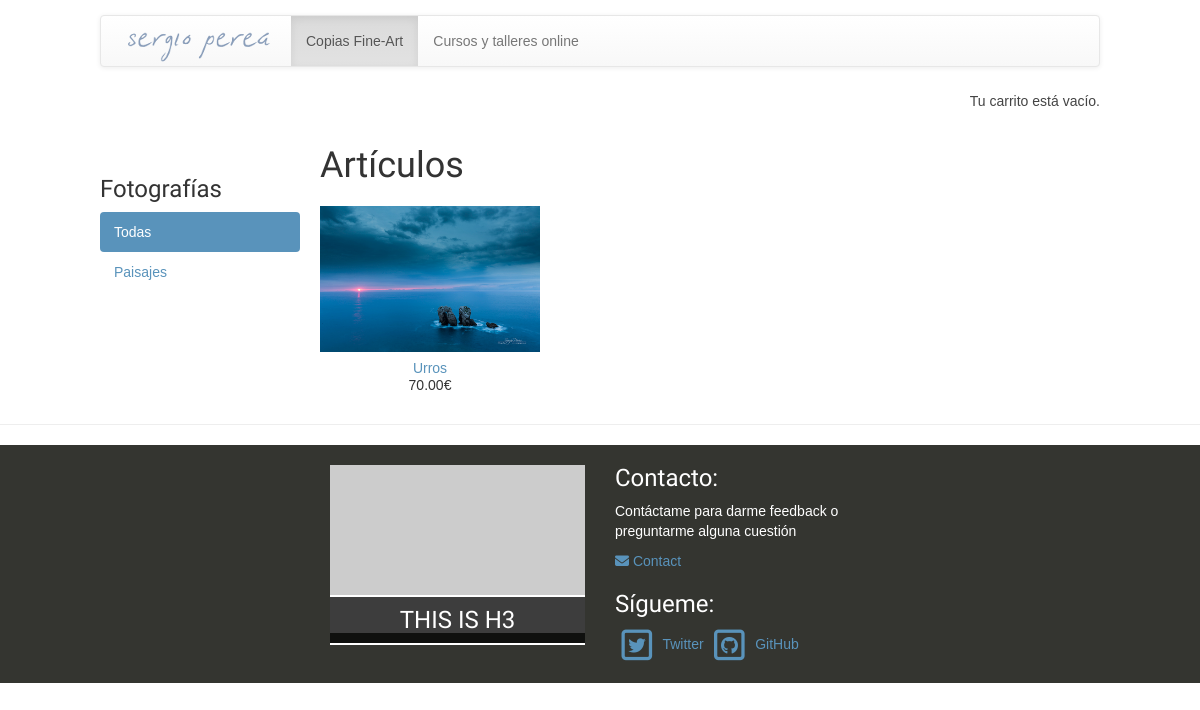
The page / on the database its author committed.
### shop/models.py (models this page shows, shortened)
class Category(models.Model):
    name = models.CharField(max_length=200, db_index=True)
    slug = models.SlugField(max_length=200, db_index=True, unique=True)
    class Meta:
        ordering = ('name',)
        verbose_name = 'category'
        verbose_name_plural = 'categories'
    def get_absolute_url(self):
        return reverse('shop:product_list_by_category', args=[self.slug])

class Product(models.Model):
    category = models.ForeignKey(Category, related_name='products')
    size = models.ForeignKey(ProductSize, related_name='products')
    name = models.CharField(max_length=200, db_index=True)
    slug = models.SlugField(max_length=200, db_index=True)
    image = models.ImageField(upload_to='products/%Y/%m/%d', blank=True)
    description = models.TextField(blank=True)
    price = models.DecimalField(max_digits=10, decimal_places=2)
    stock = models.PositiveIntegerField()
    available = models.BooleanField(default=True)
    created = models.DateTimeField(auto_now_add=True)
    updated = models.DateTimeField(auto_now=True)
    class Meta:
        ordering = ('-created',)
        index_together = (('id', 'slug'),)
    def get_absolute_url(self):
        return reverse('shop:product_detail', args=[self.id, self.slug])

### shop/views.py (the view)
# urls.py: url(r'^$', views.product_list, name='product_list'),
def product_list(request, category_slug=None):
    category = None
    categories = Category.objects.all()
    products = Product.objects.filter(available=True)
    if category_slug:
        category = get_object_or_404(Category, slug=category_slug)
        products = products.filter(category=category)
    return render(request, 'shop/product/list.html', {'category': category,
                                                      'categories': categories,
                                                      'products': products})

### cart/cart.py (called while the page is built)
    def __len__(self):
        return sum(item['quantity'] for item in self.cart.values())

### cart/context_processors.py (called while the page is built)
def cart(request):
    return {'cart': Cart(request) }

### shop/templates/shop/product/list.html (shortened to what this page needs)
{% extends "shop/base.html" %}
{% load static %}
{% block content %}
    <div id="sidebar">
        <h3>Fotografías</h3>
        <ul>
            <li {% if not category %}class="selected"{% endif %}>
                <a href="{% url "shop:product_list" %}">Todas</a>
            </li>
        {% for c in categories %}
            <li {% if category.slug == c.slug %}class="selected"{% endif %}>
                <a href="{{ c.get_absolute_url }}">{{ c.name }}</a>
            </li>
        {% endfor %}
        </ul>
    </div>
    <div id="main" class="product-list">
        <h1>{% if category %}{{ category.name }}{% else %}Artículos{% endif %}</h1>
        {% for product in products %}
            <div class="item">
                <a href="{{ product.get_absolute_url }}">
                    <img width ="400" src="{% if product.image %}{{ product.image.url }}{% else %}{% static "img/no_image.png" %}{% endif %}">
                </a>
                <a href="{{ product.get_absolute_url }}">{{ product.name }}</a><br>
                {{ product.price }}€
            </div>
        {% endfor %}
    </div>
{% endblock %}

### shop/static/css/base.css (style rules this page uses)
body { margin:0; padding:0; font-family:helvetica, sans-serif; }
h1, h2, h3, h4, h5 , h6 { font-family: 'Ubuntu', sans-serif; font-weight:normal; }
a { text-decoration:none; color:#5993bb; }
#sidebar { width:220px; padding:30px 20px 0 0; float:left; }
#sidebar ul { margin:0; padding:0; }
#sidebar ul li { margin:0; list-style:none; padding:10px 14px; }
#sidebar ul li a { display:block; }
#sidebar ul li.selected { background:#5993bb; border-radius:4px; }
#sidebar ul li.selected a { color:#fff; }
#main { float:left; width: 96%; margin-right:-220px; overflow:hidden; }
.product-list .item { width:25%; padding:10px 20px 10px 0; float:left; text-align:center; line-height:1.2; }
.product-list .item img { width:100%; margin-bottom:8px; }

### rows shown on the page
Category: name "Paisajes"
Product: image (picture), name "Urros", price "70.00"
